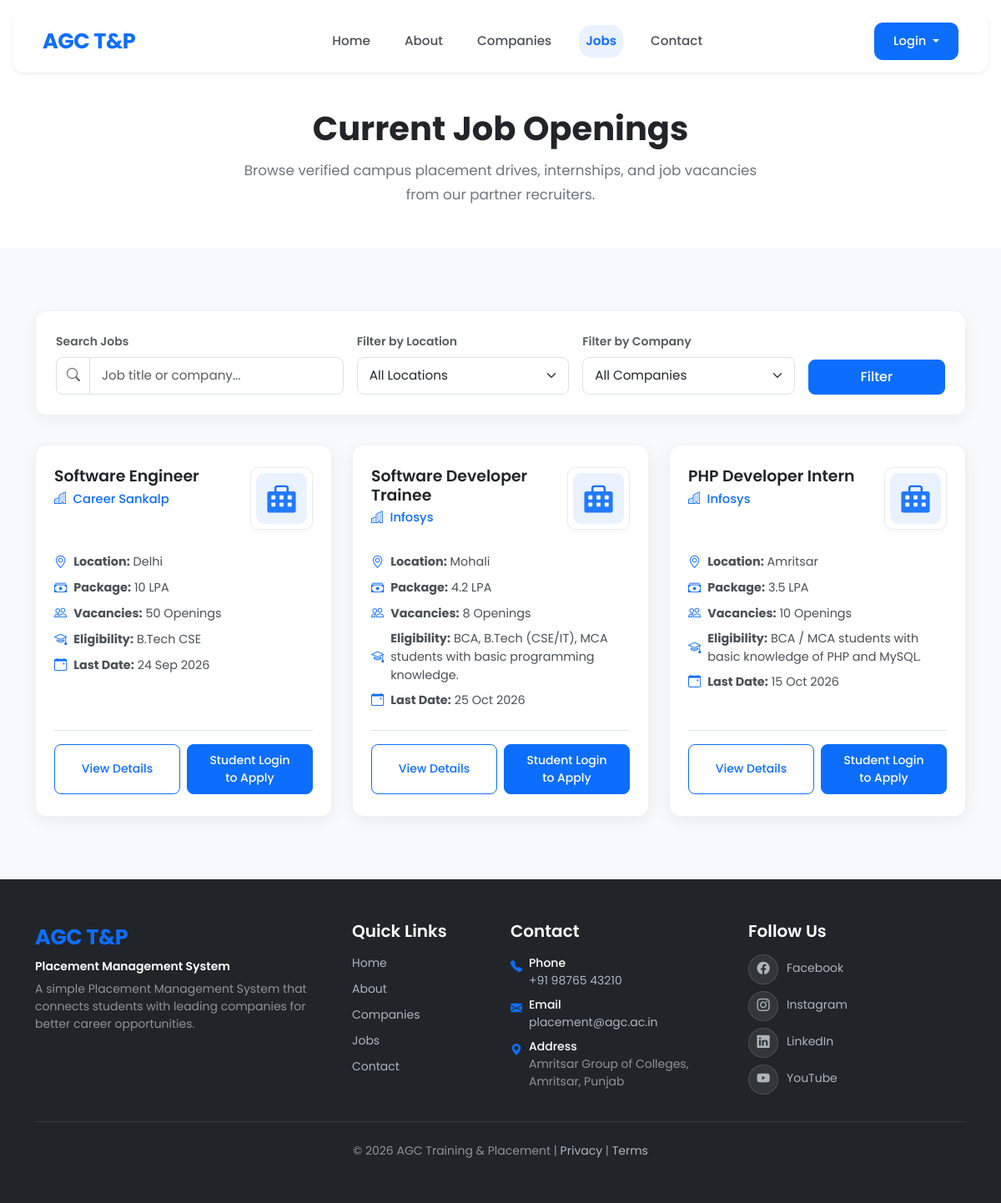
/jobs.php, run on the app's committed database.
### tables this page shows
CREATE TABLE `jobs` (
  `id` int(11) NOT NULL,
  `company_id` int(11) NOT NULL,
  `title` varchar(150) NOT NULL,
  `location` varchar(100) DEFAULT NULL,
  `package` varchar(50) DEFAULT NULL,
  `vacancies` int(11) DEFAULT NULL,
  `eligibility` text DEFAULT NULL,
  `description` text DEFAULT NULL,
  `last_date` date DEFAULT NULL,
  `status` enum('Open','Closed') DEFAULT 'Open',
  `created_at` timestamp NOT NULL DEFAULT current_timestamp()
);

CREATE TABLE `companies` (
  `id` int(11) NOT NULL,
  `company_code` varchar(20) DEFAULT NULL,
  `company_name` varchar(150) NOT NULL,
  `hr_name` varchar(100) DEFAULT NULL,
  `email` varchar(100) DEFAULT NULL,
  `phone` varchar(15) DEFAULT NULL,
  `address` text DEFAULT NULL,
  `website` varchar(255) DEFAULT NULL,
  `logo` varchar(255) DEFAULT NULL,
  `password` varchar(255) NOT NULL,
  `status` enum('Pending','Approved','Rejected') DEFAULT 'Pending',
  `created_at` timestamp NOT NULL DEFAULT current_timestamp()
);

CREATE TABLE `cms_settings` (
  `id` int(11) NOT NULL,
  `website_name` varchar(150) DEFAULT NULL,
  `organization_name` varchar(150) DEFAULT NULL,
  `logo` varchar(255) DEFAULT NULL,
  `favicon` varchar(255) DEFAULT NULL,
  `email` varchar(100) DEFAULT NULL,
  `phone` varchar(20) DEFAULT NULL,
  `alternate_phone` varchar(20) DEFAULT NULL,
  `address` text DEFAULT NULL,
  `google_map` text DEFAULT NULL,
  `footer_about` text DEFAULT NULL,
  `copyright` varchar(255) DEFAULT NULL,
  `facebook` varchar(255) DEFAULT NULL,
  `instagram` varchar(255) DEFAULT NULL,
  `linkedin` varchar(255) DEFAULT NULL,
  `youtube` varchar(255) DEFAULT NULL
);

### jobs.php (the view, shortened to what this page needs)
<?php
include 'includes/config.php';
include 'includes/header.php';
include 'includes/navbar.php';
$search = "";
$sql = "
    SELECT jobs.*, companies.company_name, companies.logo as company_logo
    FROM jobs
    INNER JOIN companies ON jobs.company_id = companies.id
    WHERE jobs.status = 'Open'
";
$sql .= " ORDER BY jobs.created_at DESC";
$result = mysqli_query($conn, $sql);
?>
<main>
    <section class="page-banner">
        <div class="container">
            <div class="text-center">
                <h1>Current Job Openings</h1>
                <p>
                    Browse verified campus placement drives, internships, and job vacancies from our partner recruiters.
                </p>
            </div>
        </div>
    </section>
    <section class="jobs-section">
        <div class="container">
            <div class="filter-card">
                <form method="GET" action="jobs.php" class="row g-3">
                    <div class="col-lg-4 col-md-6">
                        <label class="form-label small fw-semibold text-muted">Search Jobs</label>
                        <div class="input-group">
                            <span class="input-group-text bg-white">
                                <i class="bi bi-search text-muted"></i>
                            </span>
                            <input type="text" name="search" class="form-control" placeholder="Job title or company..." value="<?php echo htmlspecialchars($search); ?>">
                        </div>
                    </div>
                    <div class="col-lg-3 col-md-6">
                        <label class="form-label small fw-semibold text-muted">Filter by Location</label>
                        <select name="location" class="form-select">
                            <option value="">All Locations</option>
                        </select>
                    </div>
                    <div class="col-lg-3 col-md-6">
                        <label class="form-label small fw-semibold text-muted">Filter by Company</label>
                        <select name="company" class="form-select">
                            <option value="">All Companies</option>
                        </select>
                    </div>
                    <div class="col-lg-2 col-md-6 d-flex align-items-end gap-2">
                        <button type="submit" class="btn btn-primary w-100">
                            Filter
                        </button>
                    </div>
                </form>
            </div>
            <div class="row g-4">
                <?php
                if (mysqli_num_rows($result) > 0) {
                    while ($job = mysqli_fetch_assoc($result)) {
                        $logo = "assets/images/default-company.svg";
                ?>
                        <div class="col-lg-4 col-md-6">
                            <div class="job-card">
                                <div class="job-card-top">
                                    <div>
                                        <h5><?php echo htmlspecialchars($job['title']); ?></h5>
                                        <p class="job-company-name">
                                            <i class="bi bi-buildings me-1"></i>
                                            <?php echo htmlspecialchars($job['company_name']); ?>
                                        </p>
                                    </div>
                                    <div class="job-company-logo">
                                        <img src="<?php echo $logo; ?>" alt="<?php echo htmlspecialchars($job['company_name']); ?>" loading="lazy">
                                    </div>
                                </div>
                                <ul class="job-details-list flex-grow-1">
                                    <li>
                                        <i class="bi bi-geo-alt"></i>
                                        <span><strong>Location:</strong> <?php echo htmlspecialchars($job['location']); ?></span>
                                    </li>
                                    <li>
                                        <i class="bi bi-cash-stack"></i>
                                        <span><strong>Package:</strong> <?php echo htmlspecialchars($job['package']); ?></span>
                                    </li>
                                    <li>
                                        <i class="bi bi-people"></i>
                                        <span><strong>Vacancies:</strong> <?php echo $job['vacancies']; ?> Openings</span>
                                    </li>
                                    <li>
                                        <i class="bi bi-mortarboard"></i>
                                        <span><strong>Eligibility:</strong> <?php echo htmlspecialchars($job['eligibility']); ?></span>
                                    </li>
                                    <li>
                                        <i class="bi bi-calendar-event"></i>
                                        <span><strong>Last Date:</strong> <?php echo date("d M Y", strtotime($job['last_date'])); ?></span>
                                    </li>
                                </ul>
                                <div class="d-flex gap-2 mt-auto pt-3 border-top">
                                    <button type="button" class="btn btn-outline-primary btn-sm w-50" data-bs-toggle="modal" data-bs-target="#jobModal<?php echo $job['id']; ?>">
                                        View Details
                                    </button>
                                    <?php if (isset($_SESSION['student_id'])) { ?>
                                        <a href="student/apply-job.php?id=<?php echo $job['id']; ?>" class="btn btn-primary btn-sm w-50">
                                            Apply Now
                                        </a>
                                    <?php } else { ?>
                                        <a href="student-login.php" class="btn btn-primary btn-sm w-50" title="Login as student to apply">
                                            Student Login to Apply
                                        </a>
                                    <?php } ?>
                                </div>
                            </div>
                        </div>
                <?php
                    }
                } ?>
            </div>
        </div>
    </section>
</main>
<?php include 'includes/footer.php'; ?>

### includes/footer.php (shortened to what this page needs)
<?php
if (isset($conn) && !isset($footer_settings)) {
    $f_query = mysqli_query($conn, "SELECT * FROM cms_settings LIMIT 1");
    $footer_settings = ($f_query && mysqli_num_rows($f_query) > 0) ? mysqli_fetch_assoc($f_query) : [];
}
$site_name = !empty($footer_settings['website_name']) ? $footer_settings['website_name'] : 'Placement Management System';
$footer_about = !empty($footer_settings['footer_about']) ? $footer_settings['footer_about'] : 'A simple Placement Management System that connects students with leading companies for better career opportunities.';
$f_email = !empty($footer_settings['email']) ? $footer_settings['email'] : 'placement@agc.ac.in';
$f_phone = !empty($footer_settings['phone']) ? $footer_settings['phone'] : '+91 98765 43210';
$f_address = !empty($footer_settings['address']) ? $footer_settings['address'] : "Amritsar Group of Colleges,\nAmritsar, Punjab";
$f_facebook = !empty($footer_settings['facebook']) ? $footer_settings['facebook'] : 'https://www.facebook.com';
$f_instagram = !empty($footer_settings['instagram']) ? $footer_settings['instagram'] : 'https://www.instagram.com';
$f_linkedin = !empty($footer_settings['linkedin']) ? $footer_settings['linkedin'] : 'https://www.linkedin.com';
$f_youtube = !empty($footer_settings['youtube']) ? $footer_settings['youtube'] : 'https://www.youtube.com';
?>
<footer>
    <div class="container">
        <div class="row g-4">
            <div class="col-lg-4 col-md-6 mb-2">
                <a class="navbar-brand text-white fw-bold fs-3 d-inline-flex align-items-center mb-2" href="index.php">
                    AGC T&P
                </a>
                <h6 class="text-white small fw-semibold mb-2">
                    <?php echo htmlspecialchars($site_name); ?>
                </h6>
                <p class="text-white-50 small mb-0 pe-lg-4">
                    <?php echo htmlspecialchars($footer_about); ?>
                </p>
            </div>
            <div class="col-lg-2 col-md-6 col-sm-6 mb-2">
                <h5 class="text-white fw-semibold mb-3">Quick Links</h5>
                <ul class="list-unstyled footer-quick-links d-flex flex-column gap-2 small mb-0">
                    <li><a href="index.php">Home</a></li>
                    <li><a href="about.php">About</a></li>
                    <li><a href="companies.php">Companies</a></li>
                    <li><a href="jobs.php">Jobs</a></li>
                    <li><a href="contact.php">Contact</a></li>
                </ul>
            </div>
            <div class="col-lg-3 col-md-6 col-sm-6 mb-2">
                <h5 class="text-white fw-semibold mb-3">Contact</h5>
                <ul class="list-unstyled d-flex flex-column gap-2 small text-white-50 mb-0">
                    <li class="d-flex align-items-start gap-2">
                        <i class="bi bi-telephone-fill text-primary mt-1"></i>
                        <div>
                            <span class="d-block text-white fw-medium">Phone</span>
                            <a href="tel:<?php echo preg_replace('/[^0-9+]/', '', $f_phone); ?>" class="footer-contact-link"><?php echo htmlspecialchars($f_phone); ?></a>
                        </div>
                    </li>
                    <li class="d-flex align-items-start gap-2">
                        <i class="bi bi-envelope-fill text-primary mt-1"></i>
                        <div>
                            <span class="d-block text-white fw-medium">Email</span>
                            <a href="mailto:<?php echo htmlspecialchars($f_email); ?>" class="footer-contact-link"><?php echo htmlspecialchars($f_email); ?></a>
                        </div>
                    </li>
                    <li class="d-flex align-items-start gap-2">
                        <i class="bi bi-geo-alt-fill text-primary mt-1"></i>
                        <div>
                            <span class="d-block text-white fw-medium">Address</span>
                            <span><?php echo nl2br(htmlspecialchars($f_address)); ?></span>
                        </div>
                    </li>
                </ul>
            </div>
            <div class="col-lg-3 col-md-6 mb-2">
                <h5 class="text-white fw-semibold mb-3">Follow Us</h5>
                <ul class="list-unstyled d-flex flex-column gap-2 small mb-0">
                    <?php if (!empty($f_facebook)) { ?>
                        <li>
                            <a href="<?php echo htmlspecialchars($f_facebook); ?>" target="_blank" rel="noopener noreferrer" class="footer-social-link">
                                <span class="footer-social-btn"><i class="bi bi-facebook"></i></span>
                                <span class="footer-social-text">Facebook</span>
                            </a>
                        </li>
                    <?php } ?>
                    <?php if (!empty($f_instagram)) { ?>
                        <li>
                            <a href="<?php echo htmlspecialchars($f_instagram); ?>" target="_blank" rel="noopener noreferrer" class="footer-social-link">
                                <span class="footer-social-btn"><i class="bi bi-instagram"></i></span>
                                <span class="footer-social-text">Instagram</span>
                            </a>
                        </li>
                    <?php } ?>
                    <?php if (!empty($f_linkedin)) { ?>
                        <li>
                            <a href="<?php echo htmlspecialchars($f_linkedin); ?>" target="_blank" rel="noopener noreferrer" class="footer-social-link">
                                <span class="footer-social-btn"><i class="bi bi-linkedin"></i></span>
                                <span class="footer-social-text">LinkedIn</span>
                            </a>
                        </li>
                    <?php } ?>
                    <?php if (!empty($f_youtube)) { ?>
                        <li>
                            <a href="<?php echo htmlspecialchars($f_youtube); ?>" target="_blank" rel="noopener noreferrer" class="footer-social-link">
                                <span class="footer-social-btn"><i class="bi bi-youtube"></i></span>
                                <span class="footer-social-text">YouTube</span>
                            </a>
                        </li>
                    <?php } ?>
                </ul>
            </div>
        </div>
        <hr class="border-secondary my-4">
        <div class="text-center">
            <p class="mb-0 text-white-50 small">
                © <?php echo date('Y'); ?> AGC Training & Placement |
                <a href="privacy.php" class="footer-bottom-link">Privacy</a> |
                <a href="terms.php" class="footer-bottom-link">Terms</a>
            </p>
        </div>
    </div>
</footer>
</body>
</html>

### data on the page
jobs: title "Software Engineer", company.company_name "Career Sankalp", location "Delhi", package "10 LPA", vacancies "50", eligibility "B.Tech CSE", last_date "24 Sep 2026"
jobs: title "Software Developer Trainee", company.company_name "Infosys", location "Mohali", package "4.2 LPA", vacancies "8", eligibility "BCA, B.Tech (CSE/IT), MCA students with basic programming knowledge.", last_date "25 Oct 2026"
jobs: title "PHP Developer Intern", company.company_name "Infosys", location "Amritsar", package "3.5 LPA", vacancies "10", eligibility "BCA / MCA students with basic knowledge of PHP and MySQL.", last_date "15 Oct 2026"
cms_settings: website_name "Placement Management System", footer_about "A simple Placement Management System that connects students with leading companies for better career opportunities.", phone "+91 98765 43210", email "placement@agc.ac.in", address "Amritsar Group of Colleges, Amritsar, Punjab"
